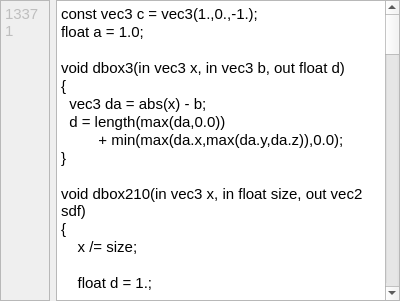
<?xml version="1.0" encoding="UTF-8"?>
<ui version="4.0">
 <class>TextEditorWidget</class>
 <widget class="QWidget" name="TextEditorWidget">
  <property name="geometry">
   <rect>
    <x>0</x>
    <y>0</y>
    <width>400</width>
    <height>301</height>
   </rect>
  </property>
  <property name="windowTitle">
   <string>Form</string>
  </property>
  <layout class="QHBoxLayout" name="horizontalLayout">
   <property name="leftMargin">
    <number>0</number>
   </property>
   <property name="topMargin">
    <number>0</number>
   </property>
   <property name="rightMargin">
    <number>0</number>
   </property>
   <property name="bottomMargin">
    <number>0</number>
   </property>
   <item>
    <widget class="QTextEdit" name="textEdit_2">
     <property name="enabled">
      <bool>false</bool>
     </property>
     <property name="maximumSize">
      <size>
       <width>50</width>
       <height>16777215</height>
      </size>
     </property>
     <property name="font">
      <font>
       <pointsize>12</pointsize>
      </font>
     </property>
     <property name="styleSheet">
      <string notr="true"/>
     </property>
     <property name="verticalScrollBarPolicy">
      <enum>Qt::ScrollBarAlwaysOff</enum>
     </property>
     <property name="horizontalScrollBarPolicy">
      <enum>Qt::ScrollBarAlwaysOff</enum>
     </property>
     <property name="html">
      <string>&lt;!DOCTYPE HTML PUBLIC &quot;-//W3C//DTD HTML 4.0//EN&quot; &quot;http://www.w3.org/TR/REC-html40/strict.dtd&quot;&gt;
&lt;html&gt;&lt;head&gt;&lt;meta name=&quot;qrichtext&quot; content=&quot;1&quot; /&gt;&lt;style type=&quot;text/css&quot;&gt;
p, li { white-space: pre-wrap; }
&lt;/style&gt;&lt;/head&gt;&lt;body style=&quot; font-family:'MS Shell Dlg 2'; font-size:12pt; font-weight:400; font-style:normal;&quot;&gt;
&lt;p style=&quot; margin-top:0px; margin-bottom:0px; margin-left:0px; margin-right:0px; -qt-block-indent:0; text-indent:0px;&quot;&gt;&lt;span style=&quot; font-size:11pt;&quot;&gt;13371&lt;/span&gt;&lt;/p&gt;
&lt;p style=&quot;-qt-paragraph-type:empty; margin-top:0px; margin-bottom:0px; margin-left:0px; margin-right:0px; -qt-block-indent:0; text-indent:0px; font-size:11pt;&quot;&gt;&lt;br /&gt;&lt;/p&gt;&lt;/body&gt;&lt;/html&gt;</string>
     </property>
    </widget>
   </item>
   <item>
    <widget class="QTextEdit" name="textEdit">
     <property name="enabled">
      <bool>true</bool>
     </property>
     <property name="font">
      <font>
       <pointsize>12</pointsize>
      </font>
     </property>
     <property name="html">
      <string>&lt;!DOCTYPE HTML PUBLIC &quot;-//W3C//DTD HTML 4.0//EN&quot; &quot;http://www.w3.org/TR/REC-html40/strict.dtd&quot;&gt;
&lt;html&gt;&lt;head&gt;&lt;meta name=&quot;qrichtext&quot; content=&quot;1&quot; /&gt;&lt;style type=&quot;text/css&quot;&gt;
p, li { white-space: pre-wrap; }
&lt;/style&gt;&lt;/head&gt;&lt;body style=&quot; font-family:'MS Shell Dlg 2'; font-size:12pt; font-weight:400; font-style:normal;&quot;&gt;
&lt;p style=&quot; margin-top:0px; margin-bottom:0px; margin-left:0px; margin-right:0px; -qt-block-indent:0; text-indent:0px;&quot;&gt;&lt;span style=&quot; font-size:11pt;&quot;&gt;const vec3 c = vec3(1.,0.,-1.);&lt;/span&gt;&lt;/p&gt;
&lt;p style=&quot; margin-top:0px; margin-bottom:0px; margin-left:0px; margin-right:0px; -qt-block-indent:0; text-indent:0px;&quot;&gt;&lt;span style=&quot; font-size:11pt;&quot;&gt;float a = 1.0;&lt;/span&gt;&lt;/p&gt;
&lt;p style=&quot;-qt-paragraph-type:empty; margin-top:0px; margin-bottom:0px; margin-left:0px; margin-right:0px; -qt-block-indent:0; text-indent:0px; font-size:11pt;&quot;&gt;&lt;br /&gt;&lt;/p&gt;
&lt;p style=&quot; margin-top:0px; margin-bottom:0px; margin-left:0px; margin-right:0px; -qt-block-indent:0; text-indent:0px;&quot;&gt;&lt;span style=&quot; font-size:11pt;&quot;&gt;void dbox3(in vec3 x, in vec3 b, out float d)&lt;/span&gt;&lt;/p&gt;
&lt;p style=&quot; margin-top:0px; margin-bottom:0px; margin-left:0px; margin-right:0px; -qt-block-indent:0; text-indent:0px;&quot;&gt;&lt;span style=&quot; font-size:11pt;&quot;&gt;{&lt;/span&gt;&lt;/p&gt;
&lt;p style=&quot; margin-top:0px; margin-bottom:0px; margin-left:0px; margin-right:0px; -qt-block-indent:0; text-indent:0px;&quot;&gt;&lt;span style=&quot; font-size:11pt;&quot;&gt;  vec3 da = abs(x) - b;&lt;/span&gt;&lt;/p&gt;
&lt;p style=&quot; margin-top:0px; margin-bottom:0px; margin-left:0px; margin-right:0px; -qt-block-indent:0; text-indent:0px;&quot;&gt;&lt;span style=&quot; font-size:11pt;&quot;&gt;  d = length(max(da,0.0))&lt;/span&gt;&lt;/p&gt;
&lt;p style=&quot; margin-top:0px; margin-bottom:0px; margin-left:0px; margin-right:0px; -qt-block-indent:0; text-indent:0px;&quot;&gt;&lt;span style=&quot; font-size:11pt;&quot;&gt;         + min(max(da.x,max(da.y,da.z)),0.0);&lt;/span&gt;&lt;/p&gt;
&lt;p style=&quot; margin-top:0px; margin-bottom:0px; margin-left:0px; margin-right:0px; -qt-block-indent:0; text-indent:0px;&quot;&gt;&lt;span style=&quot; font-size:11pt;&quot;&gt;}&lt;/span&gt;&lt;/p&gt;
&lt;p style=&quot;-qt-paragraph-type:empty; margin-top:0px; margin-bottom:0px; margin-left:0px; margin-right:0px; -qt-block-indent:0; text-indent:0px; font-size:11pt;&quot;&gt;&lt;br /&gt;&lt;/p&gt;
&lt;p style=&quot; margin-top:0px; margin-bottom:0px; margin-left:0px; margin-right:0px; -qt-block-indent:0; text-indent:0px;&quot;&gt;&lt;span style=&quot; font-size:11pt;&quot;&gt;void dbox210(in vec3 x, in float size, out vec2 sdf)&lt;/span&gt;&lt;/p&gt;
&lt;p style=&quot; margin-top:0px; margin-bottom:0px; margin-left:0px; margin-right:0px; -qt-block-indent:0; text-indent:0px;&quot;&gt;&lt;span style=&quot; font-size:11pt;&quot;&gt;{&lt;/span&gt;&lt;/p&gt;
&lt;p style=&quot; margin-top:0px; margin-bottom:0px; margin-left:0px; margin-right:0px; -qt-block-indent:0; text-indent:0px;&quot;&gt;&lt;span style=&quot; font-size:11pt;&quot;&gt;    x /= size;&lt;/span&gt;&lt;/p&gt;
&lt;p style=&quot; margin-top:0px; margin-bottom:0px; margin-left:0px; margin-right:0px; -qt-block-indent:0; text-indent:0px;&quot;&gt;&lt;span style=&quot; font-size:11pt;&quot;&gt;    &lt;/span&gt;&lt;/p&gt;
&lt;p style=&quot; margin-top:0px; margin-bottom:0px; margin-left:0px; margin-right:0px; -qt-block-indent:0; text-indent:0px;&quot;&gt;&lt;span style=&quot; font-size:11pt;&quot;&gt;    float d = 1.;&lt;/span&gt;&lt;/p&gt;
&lt;p style=&quot; margin-top:0px; margin-bottom:0px; margin-left:0px; margin-right:0px; -qt-block-indent:0; text-indent:0px;&quot;&gt;&lt;span style=&quot; font-size:11pt;&quot;&gt;    &lt;/span&gt;&lt;/p&gt;
&lt;p style=&quot; margin-top:0px; margin-bottom:0px; margin-left:0px; margin-right:0px; -qt-block-indent:0; text-indent:0px;&quot;&gt;&lt;span style=&quot; font-size:11pt;&quot;&gt;    // Big red box    &lt;/span&gt;&lt;/p&gt;
&lt;p style=&quot; margin-top:0px; margin-bottom:0px; margin-left:0px; margin-right:0px; -qt-block-indent:0; text-indent:0px;&quot;&gt;&lt;span style=&quot; font-size:11pt;&quot;&gt;    dbox3(x, .2*c.xxx, sdf.x);&lt;/span&gt;&lt;/p&gt;
&lt;p style=&quot; margin-top:0px; margin-bottom:0px; margin-left:0px; margin-right:0px; -qt-block-indent:0; text-indent:0px;&quot;&gt;&lt;span style=&quot; font-size:11pt;&quot;&gt;    sdf.y = 1.;&lt;/span&gt;&lt;/p&gt;
&lt;p style=&quot; margin-top:0px; margin-bottom:0px; margin-left:0px; margin-right:0px; -qt-block-indent:0; text-indent:0px;&quot;&gt;&lt;span style=&quot; font-size:11pt;&quot;&gt;    &lt;/span&gt;&lt;/p&gt;
&lt;p style=&quot; margin-top:0px; margin-bottom:0px; margin-left:0px; margin-right:0px; -qt-block-indent:0; text-indent:0px;&quot;&gt;&lt;span style=&quot; font-size:11pt;&quot;&gt;    // Holes&lt;/span&gt;&lt;/p&gt;
&lt;p style=&quot; margin-top:0px; margin-bottom:0px; margin-left:0px; margin-right:0px; -qt-block-indent:0; text-indent:0px;&quot;&gt;&lt;span style=&quot; font-size:11pt;&quot;&gt;    &lt;/span&gt;&lt;/p&gt;
&lt;p style=&quot; margin-top:0px; margin-bottom:0px; margin-left:0px; margin-right:0px; -qt-block-indent:0; text-indent:0px;&quot;&gt;&lt;span style=&quot; font-size:11pt;&quot;&gt;    // 2 upper bar&lt;/span&gt;&lt;/p&gt;
&lt;p style=&quot; margin-top:0px; margin-bottom:0px; margin-left:0px; margin-right:0px; -qt-block-indent:0; text-indent:0px;&quot;&gt;&lt;span style=&quot; font-size:11pt;&quot;&gt;    dbox3(x-.1*c.xyy, vec3(.02,.3,.12), d);&lt;/span&gt;&lt;/p&gt;
&lt;p style=&quot; margin-top:0px; margin-bottom:0px; margin-left:0px; margin-right:0px; -qt-block-indent:0; text-indent:0px;&quot;&gt;&lt;span style=&quot; font-size:11pt;&quot;&gt;    sdf.x = max(-d, sdf.x);&lt;/span&gt;&lt;/p&gt;
&lt;p style=&quot; margin-top:0px; margin-bottom:0px; margin-left:0px; margin-right:0px; -qt-block-indent:0; text-indent:0px;&quot;&gt;&lt;span style=&quot; font-size:11pt;&quot;&gt;    sdf.y = mix(sdf.y, 2., step(d, sdf.x));&lt;/span&gt;&lt;/p&gt;
&lt;p style=&quot; margin-top:0px; margin-bottom:0px; margin-left:0px; margin-right:0px; -qt-block-indent:0; text-indent:0px;&quot;&gt;&lt;span style=&quot; font-size:11pt;&quot;&gt;    &lt;/span&gt;&lt;/p&gt;
&lt;p style=&quot; margin-top:0px; margin-bottom:0px; margin-left:0px; margin-right:0px; -qt-block-indent:0; text-indent:0px;&quot;&gt;&lt;span style=&quot; font-size:11pt;&quot;&gt;    // 2 right bar&lt;/span&gt;&lt;/p&gt;
&lt;p style=&quot; margin-top:0px; margin-bottom:0px; margin-left:0px; margin-right:0px; -qt-block-indent:0; text-indent:0px;&quot;&gt;&lt;span style=&quot; font-size:11pt;&quot;&gt;    dbox3(x-.05*c.xyy-.1*c.yyx, vec3(.07,.3,.02), d);&lt;/span&gt;&lt;/p&gt;
&lt;p style=&quot; margin-top:0px; margin-bottom:0px; margin-left:0px; margin-right:0px; -qt-block-indent:0; text-indent:0px;&quot;&gt;&lt;span style=&quot; font-size:11pt;&quot;&gt;    sdf.x = max(-d, sdf.x);&lt;/span&gt;&lt;/p&gt;
&lt;p style=&quot; margin-top:0px; margin-bottom:0px; margin-left:0px; margin-right:0px; -qt-block-indent:0; text-indent:0px;&quot;&gt;&lt;span style=&quot; font-size:11pt;&quot;&gt;    sdf.y = mix(sdf.y, 2., step(d, sdf.x));&lt;/span&gt;&lt;/p&gt;
&lt;p style=&quot; margin-top:0px; margin-bottom:0px; margin-left:0px; margin-right:0px; -qt-block-indent:0; text-indent:0px;&quot;&gt;&lt;span style=&quot; font-size:11pt;&quot;&gt;    &lt;/span&gt;&lt;/p&gt;
&lt;p style=&quot; margin-top:0px; margin-bottom:0px; margin-left:0px; margin-right:0px; -qt-block-indent:0; text-indent:0px;&quot;&gt;&lt;span style=&quot; font-size:11pt;&quot;&gt;    // 2 mid bar&lt;/span&gt;&lt;/p&gt;
&lt;p style=&quot; margin-top:0px; margin-bottom:0px; margin-left:0px; margin-right:0px; -qt-block-indent:0; text-indent:0px;&quot;&gt;&lt;span style=&quot; font-size:11pt;&quot;&gt;    dbox3(x, vec3(.02,.3,.1), d);&lt;/span&gt;&lt;/p&gt;
&lt;p style=&quot; margin-top:0px; margin-bottom:0px; margin-left:0px; margin-right:0px; -qt-block-indent:0; text-indent:0px;&quot;&gt;&lt;span style=&quot; font-size:11pt;&quot;&gt;    sdf.x = max(-d, sdf.x);&lt;/span&gt;&lt;/p&gt;
&lt;p style=&quot; margin-top:0px; margin-bottom:0px; margin-left:0px; margin-right:0px; -qt-block-indent:0; text-indent:0px;&quot;&gt;&lt;span style=&quot; font-size:11pt;&quot;&gt;    sdf.y = mix(sdf.y, 2., step(d, sdf.x));&lt;/span&gt;&lt;/p&gt;
&lt;p style=&quot; margin-top:0px; margin-bottom:0px; margin-left:0px; margin-right:0px; -qt-block-indent:0; text-indent:0px;&quot;&gt;&lt;span style=&quot; font-size:11pt;&quot;&gt;    &lt;/span&gt;&lt;/p&gt;
&lt;p style=&quot; margin-top:0px; margin-bottom:0px; margin-left:0px; margin-right:0px; -qt-block-indent:0; text-indent:0px;&quot;&gt;&lt;span style=&quot; font-size:11pt;&quot;&gt;    // 2 left bar&lt;/span&gt;&lt;/p&gt;
&lt;p style=&quot; margin-top:0px; margin-bottom:0px; margin-left:0px; margin-right:0px; -qt-block-indent:0; text-indent:0px;&quot;&gt;&lt;span style=&quot; font-size:11pt;&quot;&gt;    dbox3(x+.05*c.xyy+.1*c.yyx, vec3(.07,.3,.02), d);&lt;/span&gt;&lt;/p&gt;
&lt;p style=&quot; margin-top:0px; margin-bottom:0px; margin-left:0px; margin-right:0px; -qt-block-indent:0; text-indent:0px;&quot;&gt;&lt;span style=&quot; font-size:11pt;&quot;&gt;    sdf.x = max(-d, sdf.x);&lt;/span&gt;&lt;/p&gt;
&lt;p style=&quot; margin-top:0px; margin-bottom:0px; margin-left:0px; margin-right:0px; -qt-block-indent:0; text-indent:0px;&quot;&gt;&lt;span style=&quot; font-size:11pt;&quot;&gt;    sdf.y = mix(sdf.y, 2., step(d, sdf.x));&lt;/span&gt;&lt;/p&gt;
&lt;p style=&quot; margin-top:0px; margin-bottom:0px; margin-left:0px; margin-right:0px; -qt-block-indent:0; text-indent:0px;&quot;&gt;&lt;span style=&quot; font-size:11pt;&quot;&gt;    &lt;/span&gt;&lt;/p&gt;
&lt;p style=&quot; margin-top:0px; margin-bottom:0px; margin-left:0px; margin-right:0px; -qt-block-indent:0; text-indent:0px;&quot;&gt;&lt;span style=&quot; font-size:11pt;&quot;&gt;    // 2 dot&lt;/span&gt;&lt;/p&gt;
&lt;p style=&quot; margin-top:0px; margin-bottom:0px; margin-left:0px; margin-right:0px; -qt-block-indent:0; text-indent:0px;&quot;&gt;&lt;span style=&quot; font-size:11pt;&quot;&gt;    dbox3(x+.1*c.xyy-.1*c.yyx, vec3(.02,.3,.02), d);&lt;/span&gt;&lt;/p&gt;
&lt;p style=&quot; margin-top:0px; margin-bottom:0px; margin-left:0px; margin-right:0px; -qt-block-indent:0; text-indent:0px;&quot;&gt;&lt;span style=&quot; font-size:11pt;&quot;&gt;    sdf.x = max(-d, sdf.x);&lt;/span&gt;&lt;/p&gt;
&lt;p style=&quot; margin-top:0px; margin-bottom:0px; margin-left:0px; margin-right:0px; -qt-block-indent:0; text-indent:0px;&quot;&gt;&lt;span style=&quot; font-size:11pt;&quot;&gt;    sdf.y = mix(sdf.y, 2., step(d, sdf.x));&lt;/span&gt;&lt;/p&gt;
&lt;p style=&quot; margin-top:0px; margin-bottom:0px; margin-left:0px; margin-right:0px; -qt-block-indent:0; text-indent:0px;&quot;&gt;&lt;span style=&quot; font-size:11pt;&quot;&gt;    &lt;/span&gt;&lt;/p&gt;
&lt;p style=&quot; margin-top:0px; margin-bottom:0px; margin-left:0px; margin-right:0px; -qt-block-indent:0; text-indent:0px;&quot;&gt;&lt;span style=&quot; font-size:11pt;&quot;&gt;    // 1 bar&lt;/span&gt;&lt;/p&gt;
&lt;p style=&quot; margin-top:0px; margin-bottom:0px; margin-left:0px; margin-right:0px; -qt-block-indent:0; text-indent:0px;&quot;&gt;&lt;span style=&quot; font-size:11pt;&quot;&gt;    dbox3(x+.04*c.yyx, vec3(.3,.02,.08), d);&lt;/span&gt;&lt;/p&gt;
&lt;p style=&quot; margin-top:0px; margin-bottom:0px; margin-left:0px; margin-right:0px; -qt-block-indent:0; text-indent:0px;&quot;&gt;&lt;span style=&quot; font-size:11pt;&quot;&gt;    sdf.x = max(-d, sdf.x);&lt;/span&gt;&lt;/p&gt;
&lt;p style=&quot; margin-top:0px; margin-bottom:0px; margin-left:0px; margin-right:0px; -qt-block-indent:0; text-indent:0px;&quot;&gt;&lt;span style=&quot; font-size:11pt;&quot;&gt;    sdf.y = mix(sdf.y, 2., step(d, sdf.x));&lt;/span&gt;&lt;/p&gt;
&lt;p style=&quot; margin-top:0px; margin-bottom:0px; margin-left:0px; margin-right:0px; -qt-block-indent:0; text-indent:0px;&quot;&gt;&lt;span style=&quot; font-size:11pt;&quot;&gt;    &lt;/span&gt;&lt;/p&gt;
&lt;p style=&quot; margin-top:0px; margin-bottom:0px; margin-left:0px; margin-right:0px; -qt-block-indent:0; text-indent:0px;&quot;&gt;&lt;span style=&quot; font-size:11pt;&quot;&gt;    // 1 dot&lt;/span&gt;&lt;/p&gt;
&lt;p style=&quot; margin-top:0px; margin-bottom:0px; margin-left:0px; margin-right:0px; -qt-block-indent:0; text-indent:0px;&quot;&gt;&lt;span style=&quot; font-size:11pt;&quot;&gt;    dbox3(x-.1*c.yyx, vec3(.3,.02,.02), d);&lt;/span&gt;&lt;/p&gt;
&lt;p style=&quot; margin-top:0px; margin-bottom:0px; margin-left:0px; margin-right:0px; -qt-block-indent:0; text-indent:0px;&quot;&gt;&lt;span style=&quot; font-size:11pt;&quot;&gt;    sdf.x = max(-d, sdf.x);&lt;/span&gt;&lt;/p&gt;
&lt;p style=&quot; margin-top:0px; margin-bottom:0px; margin-left:0px; margin-right:0px; -qt-block-indent:0; text-indent:0px;&quot;&gt;&lt;span style=&quot; font-size:11pt;&quot;&gt;    sdf.y = mix(sdf.y, 2., step(d, sdf.x));&lt;/span&gt;&lt;/p&gt;
&lt;p style=&quot; margin-top:0px; margin-bottom:0px; margin-left:0px; margin-right:0px; -qt-block-indent:0; text-indent:0px;&quot;&gt;&lt;span style=&quot; font-size:11pt;&quot;&gt;    &lt;/span&gt;&lt;/p&gt;
&lt;p style=&quot; margin-top:0px; margin-bottom:0px; margin-left:0px; margin-right:0px; -qt-block-indent:0; text-indent:0px;&quot;&gt;&lt;span style=&quot; font-size:11pt;&quot;&gt;    // 0 big stripes&lt;/span&gt;&lt;/p&gt;
&lt;p style=&quot; margin-top:0px; margin-bottom:0px; margin-left:0px; margin-right:0px; -qt-block-indent:0; text-indent:0px;&quot;&gt;&lt;span style=&quot; font-size:11pt;&quot;&gt;    vec3 y = vec3(x.x, abs(x.y), x.z);&lt;/span&gt;&lt;/p&gt;
&lt;p style=&quot; margin-top:0px; margin-bottom:0px; margin-left:0px; margin-right:0px; -qt-block-indent:0; text-indent:0px;&quot;&gt;&lt;span style=&quot; font-size:11pt;&quot;&gt;    dbox3(y-.05*c.yxy, vec3(.1,.03,.3), d);&lt;/span&gt;&lt;/p&gt;
&lt;p style=&quot; margin-top:0px; margin-bottom:0px; margin-left:0px; margin-right:0px; -qt-block-indent:0; text-indent:0px;&quot;&gt;&lt;span style=&quot; font-size:11pt;&quot;&gt;    sdf.x = max(-d, sdf.x);&lt;/span&gt;&lt;/p&gt;
&lt;p style=&quot; margin-top:0px; margin-bottom:0px; margin-left:0px; margin-right:0px; -qt-block-indent:0; text-indent:0px;&quot;&gt;&lt;span style=&quot; font-size:11pt;&quot;&gt;    sdf.y = mix(sdf.y, 2., step(d, sdf.x));&lt;/span&gt;&lt;/p&gt;
&lt;p style=&quot;-qt-paragraph-type:empty; margin-top:0px; margin-bottom:0px; margin-left:0px; margin-right:0px; -qt-block-indent:0; text-indent:0px; font-size:11pt;&quot;&gt;&lt;br /&gt;&lt;/p&gt;
&lt;p style=&quot; margin-top:0px; margin-bottom:0px; margin-left:0px; margin-right:0px; -qt-block-indent:0; text-indent:0px;&quot;&gt;&lt;span style=&quot; font-size:11pt;&quot;&gt;	// 0 small stripes&lt;/span&gt;&lt;/p&gt;
&lt;p style=&quot; margin-top:0px; margin-bottom:0px; margin-left:0px; margin-right:0px; -qt-block-indent:0; text-indent:0px;&quot;&gt;&lt;span style=&quot; font-size:11pt;&quot;&gt;    dbox3(y-.1*c.yxy-.06*c.xyy, vec3(.08,.021,.3), d);&lt;/span&gt;&lt;/p&gt;
&lt;p style=&quot; margin-top:0px; margin-bottom:0px; margin-left:0px; margin-right:0px; -qt-block-indent:0; text-indent:0px;&quot;&gt;&lt;span style=&quot; font-size:11pt;&quot;&gt;    sdf.x = max(-d, sdf.x);&lt;/span&gt;&lt;/p&gt;
&lt;p style=&quot; margin-top:0px; margin-bottom:0px; margin-left:0px; margin-right:0px; -qt-block-indent:0; text-indent:0px;&quot;&gt;&lt;span style=&quot; font-size:11pt;&quot;&gt;    sdf.y = mix(sdf.y, 2., step(d, sdf.x));&lt;/span&gt;&lt;/p&gt;
&lt;p style=&quot;-qt-paragraph-type:empty; margin-top:0px; margin-bottom:0px; margin-left:0px; margin-right:0px; -qt-block-indent:0; text-indent:0px; font-size:11pt;&quot;&gt;&lt;br /&gt;&lt;/p&gt;
&lt;p style=&quot; margin-top:0px; margin-bottom:0px; margin-left:0px; margin-right:0px; -qt-block-indent:0; text-indent:0px;&quot;&gt;&lt;span style=&quot; font-size:11pt;&quot;&gt;    // 0 upper/lower stripes&lt;/span&gt;&lt;/p&gt;
&lt;p style=&quot; margin-top:0px; margin-bottom:0px; margin-left:0px; margin-right:0px; -qt-block-indent:0; text-indent:0px;&quot;&gt;&lt;span style=&quot; font-size:11pt;&quot;&gt;    vec3 z = vec3(abs(x.x), x.yz);&lt;/span&gt;&lt;/p&gt;
&lt;p style=&quot; margin-top:0px; margin-bottom:0px; margin-left:0px; margin-right:0px; -qt-block-indent:0; text-indent:0px;&quot;&gt;&lt;span style=&quot; font-size:11pt;&quot;&gt;	dbox3(z-.119*c.xyy, vec3(.021,.08,.3), d);&lt;/span&gt;&lt;/p&gt;
&lt;p style=&quot; margin-top:0px; margin-bottom:0px; margin-left:0px; margin-right:0px; -qt-block-indent:0; text-indent:0px;&quot;&gt;&lt;span style=&quot; font-size:11pt;&quot;&gt;    sdf.x = max(-d, sdf.x);&lt;/span&gt;&lt;/p&gt;
&lt;p style=&quot; margin-top:0px; margin-bottom:0px; margin-left:0px; margin-right:0px; -qt-block-indent:0; text-indent:0px;&quot;&gt;&lt;span style=&quot; font-size:11pt;&quot;&gt;    sdf.y = mix(sdf.y, 2., step(d, sdf.x));&lt;/span&gt;&lt;/p&gt;
&lt;p style=&quot; margin-top:0px; margin-bottom:0px; margin-left:0px; margin-right:0px; -qt-block-indent:0; text-indent:0px;&quot;&gt;&lt;span style=&quot; font-size:11pt;&quot;&gt;    &lt;/span&gt;&lt;/p&gt;
&lt;p style=&quot; margin-top:0px; margin-bottom:0px; margin-left:0px; margin-right:0px; -qt-block-indent:0; text-indent:0px;&quot;&gt;&lt;span style=&quot; font-size:11pt;&quot;&gt;    sdf.x *= size;&lt;/span&gt;&lt;/p&gt;
&lt;p style=&quot; margin-top:0px; margin-bottom:0px; margin-left:0px; margin-right:0px; -qt-block-indent:0; text-indent:0px;&quot;&gt;&lt;span style=&quot; font-size:11pt;&quot;&gt;}&lt;/span&gt;&lt;/p&gt;
&lt;p style=&quot;-qt-paragraph-type:empty; margin-top:0px; margin-bottom:0px; margin-left:0px; margin-right:0px; -qt-block-indent:0; text-indent:0px; font-size:11pt;&quot;&gt;&lt;br /&gt;&lt;/p&gt;
&lt;p style=&quot; margin-top:0px; margin-bottom:0px; margin-left:0px; margin-right:0px; -qt-block-indent:0; text-indent:0px;&quot;&gt;&lt;span style=&quot; font-size:11pt;&quot;&gt;float sm(float d)&lt;/span&gt;&lt;/p&gt;
&lt;p style=&quot; margin-top:0px; margin-bottom:0px; margin-left:0px; margin-right:0px; -qt-block-indent:0; text-indent:0px;&quot;&gt;&lt;span style=&quot; font-size:11pt;&quot;&gt;{&lt;/span&gt;&lt;/p&gt;
&lt;p style=&quot; margin-top:0px; margin-bottom:0px; margin-left:0px; margin-right:0px; -qt-block-indent:0; text-indent:0px;&quot;&gt;&lt;span style=&quot; font-size:11pt;&quot;&gt;    return smoothstep(1.5/iResolution.y, -1.5/iResolution.y, d);&lt;/span&gt;&lt;/p&gt;
&lt;p style=&quot; margin-top:0px; margin-bottom:0px; margin-left:0px; margin-right:0px; -qt-block-indent:0; text-indent:0px;&quot;&gt;&lt;span style=&quot; font-size:11pt;&quot;&gt;}&lt;/span&gt;&lt;/p&gt;
&lt;p style=&quot;-qt-paragraph-type:empty; margin-top:0px; margin-bottom:0px; margin-left:0px; margin-right:0px; -qt-block-indent:0; text-indent:0px; font-size:11pt;&quot;&gt;&lt;br /&gt;&lt;/p&gt;
&lt;p style=&quot; margin-top:0px; margin-bottom:0px; margin-left:0px; margin-right:0px; -qt-block-indent:0; text-indent:0px;&quot;&gt;&lt;span style=&quot; font-size:11pt;&quot;&gt;void mainImage( out vec4 fragColor, in vec2 fragCoord )&lt;/span&gt;&lt;/p&gt;
&lt;p style=&quot; margin-top:0px; margin-bottom:0px; margin-left:0px; margin-right:0px; -qt-block-indent:0; text-indent:0px;&quot;&gt;&lt;span style=&quot; font-size:11pt;&quot;&gt;{&lt;/span&gt;&lt;/p&gt;
&lt;p style=&quot; margin-top:0px; margin-bottom:0px; margin-left:0px; margin-right:0px; -qt-block-indent:0; text-indent:0px;&quot;&gt;&lt;span style=&quot; font-size:11pt;&quot;&gt;    float a = iResolution.x/iResolution.y,&lt;/span&gt;&lt;/p&gt;
&lt;p style=&quot; margin-top:0px; margin-bottom:0px; margin-left:0px; margin-right:0px; -qt-block-indent:0; text-indent:0px;&quot;&gt;&lt;span style=&quot; font-size:11pt;&quot;&gt;        size = 1.,&lt;/span&gt;&lt;/p&gt;
&lt;p style=&quot; margin-top:0px; margin-bottom:0px; margin-left:0px; margin-right:0px; -qt-block-indent:0; text-indent:0px;&quot;&gt;&lt;span style=&quot; font-size:11pt;&quot;&gt;        d;&lt;/span&gt;&lt;/p&gt;
&lt;p style=&quot; margin-top:0px; margin-bottom:0px; margin-left:0px; margin-right:0px; -qt-block-indent:0; text-indent:0px;&quot;&gt;&lt;span style=&quot; font-size:11pt;&quot;&gt;    vec2 uv = fragCoord/iResolution.yy-0.5*vec2(a, 1.0),&lt;/span&gt;&lt;/p&gt;
&lt;p style=&quot; margin-top:0px; margin-bottom:0px; margin-left:0px; margin-right:0px; -qt-block-indent:0; text-indent:0px;&quot;&gt;&lt;span style=&quot; font-size:11pt;&quot;&gt;        sdf;&lt;/span&gt;&lt;/p&gt;
&lt;p style=&quot; margin-top:0px; margin-bottom:0px; margin-left:0px; margin-right:0px; -qt-block-indent:0; text-indent:0px;&quot;&gt;&lt;span style=&quot; font-size:11pt;&quot;&gt;    vec3 col = c.xxx;&lt;/span&gt;&lt;/p&gt;
&lt;p style=&quot; margin-top:0px; margin-bottom:0px; margin-left:0px; margin-right:0px; -qt-block-indent:0; text-indent:0px;&quot;&gt;&lt;span style=&quot; font-size:11pt;&quot;&gt;    &lt;/span&gt;&lt;/p&gt;
&lt;p style=&quot; margin-top:0px; margin-bottom:0px; margin-left:0px; margin-right:0px; -qt-block-indent:0; text-indent:0px;&quot;&gt;&lt;span style=&quot; font-size:11pt;&quot;&gt;    dbox210(vec3((uv-.5*size*c.xy).yx, 0.15), size, sdf);&lt;/span&gt;&lt;/p&gt;
&lt;p style=&quot; margin-top:0px; margin-bottom:0px; margin-left:0px; margin-right:0px; -qt-block-indent:0; text-indent:0px;&quot;&gt;&lt;span style=&quot; font-size:11pt;&quot;&gt;    d = sdf.x;&lt;/span&gt;&lt;/p&gt;
&lt;p style=&quot; margin-top:0px; margin-bottom:0px; margin-left:0px; margin-right:0px; -qt-block-indent:0; text-indent:0px;&quot;&gt;&lt;span style=&quot; font-size:11pt;&quot;&gt;    dbox210(vec3(.15, uv*c.xz), size, sdf);&lt;/span&gt;&lt;/p&gt;
&lt;p style=&quot; margin-top:0px; margin-bottom:0px; margin-left:0px; margin-right:0px; -qt-block-indent:0; text-indent:0px;&quot;&gt;&lt;span style=&quot; font-size:11pt;&quot;&gt;    d = min(d,sdf.x);&lt;/span&gt;&lt;/p&gt;
&lt;p style=&quot; margin-top:0px; margin-bottom:0px; margin-left:0px; margin-right:0px; -qt-block-indent:0; text-indent:0px;&quot;&gt;&lt;span style=&quot; font-size:11pt;&quot;&gt;    dbox210(vec3(.15, (uv+.5*size*c.xy).yx).yxz, size, sdf);&lt;/span&gt;&lt;/p&gt;
&lt;p style=&quot; margin-top:0px; margin-bottom:0px; margin-left:0px; margin-right:0px; -qt-block-indent:0; text-indent:0px;&quot;&gt;&lt;span style=&quot; font-size:11pt;&quot;&gt;    d = min(d,sdf.x);&lt;/span&gt;&lt;/p&gt;
&lt;p style=&quot; margin-top:0px; margin-bottom:0px; margin-left:0px; margin-right:0px; -qt-block-indent:0; text-indent:0px;&quot;&gt;&lt;span style=&quot; font-size:11pt;&quot;&gt;    &lt;/span&gt;&lt;/p&gt;
&lt;p style=&quot; margin-top:0px; margin-bottom:0px; margin-left:0px; margin-right:0px; -qt-block-indent:0; text-indent:0px;&quot;&gt;&lt;span style=&quot; font-size:11pt;&quot;&gt;    col = mix(col, vec3(0.81,0.15,0.18), sm(d));&lt;/span&gt;&lt;/p&gt;
&lt;p style=&quot; margin-top:0px; margin-bottom:0px; margin-left:0px; margin-right:0px; -qt-block-indent:0; text-indent:0px;&quot;&gt;&lt;span style=&quot; font-size:11pt;&quot;&gt;    &lt;/span&gt;&lt;/p&gt;
&lt;p style=&quot; margin-top:0px; margin-bottom:0px; margin-left:0px; margin-right:0px; -qt-block-indent:0; text-indent:0px;&quot;&gt;&lt;span style=&quot; font-size:11pt;&quot;&gt;    fragColor = vec4(clamp(col,0.,1.),1.0);&lt;/span&gt;&lt;/p&gt;
&lt;p style=&quot; margin-top:0px; margin-bottom:0px; margin-left:0px; margin-right:0px; -qt-block-indent:0; text-indent:0px;&quot;&gt;&lt;span style=&quot; font-size:11pt;&quot;&gt;}&lt;/span&gt;&lt;/p&gt;&lt;/body&gt;&lt;/html&gt;</string>
     </property>
    </widget>
   </item>
  </layout>
 </widget>
 <resources>
  <include location="../../demotool.qrc"/>
 </resources>
 <connections>
  <connection>
   <sender>textEdit</sender>
   <signal>textChanged()</signal>
   <receiver>TextEditorWidget</receiver>
   <slot>textChanged()</slot>
   <hints>
    <hint type="sourcelabel">
     <x>227</x>
     <y>150</y>
    </hint>
    <hint type="destinationlabel">
     <x>199</x>
     <y>150</y>
    </hint>
   </hints>
  </connection>
 </connections>
 <slots>
  <slot>textChanged()</slot>
 </slots>
</ui>
